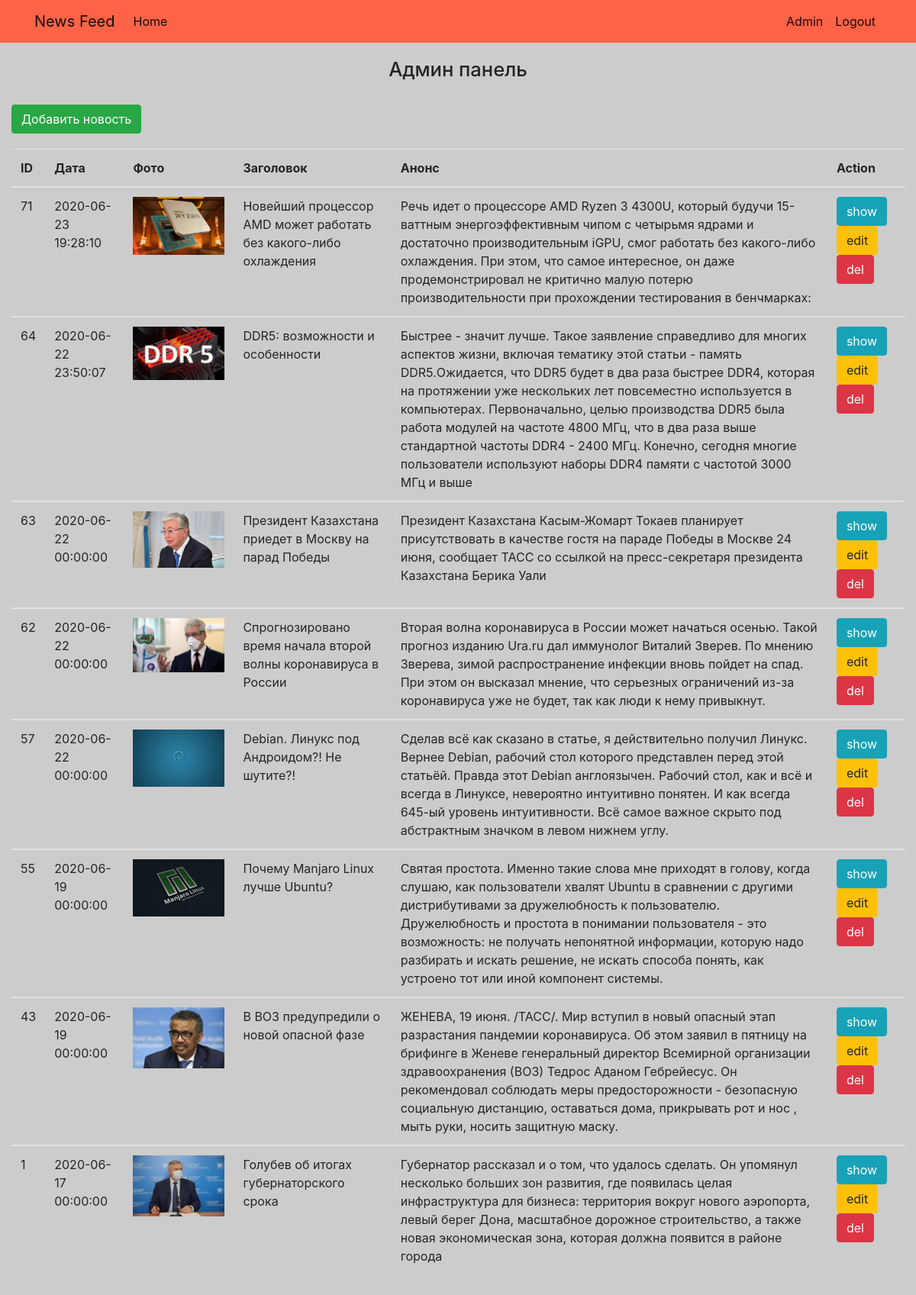
The app's page /admin/index.php with its own data.
### tables this page shows
CREATE TABLE `article` (
  `id` int(11) NOT NULL,
  `title` varchar(100) NOT NULL,
  `time` datetime NOT NULL DEFAULT CURRENT_TIMESTAMP,
  `preview` text NOT NULL,
  `full_text` text NOT NULL,
  `images` varchar(50) DEFAULT NULL
);

### classes/Config.php (called while the page is built)
<?php
class Config {
    public static function get($path = null) {
        if($path) {
            $config = $GLOBALS['config'];
            $path = explode('.', $path);
            foreach($path as $item) {
                if(isset($config[$item])) {
                    $config = $config[$item];
                }
            }
            return $config;
        }
        return false;
    }
}

### classes/Database.php (called while the page is built, shortened)
<?php
class Database {
    private static $instance = null;
    private $pdo, $query, $error = false, $results, $count;
    private function __construct() {
        try {
            $this->pdo = new PDO("mysql:host=" . Config::get('mysql.host') . ";dbname=" . Config::get('mysql.database'), Config::get('mysql.username'), Config::get('mysql.password'));
        } catch (PDOException $exception) {
            die($exception->getMessage());
        }
    }
    public static function getInstance() {
        if(!isset(self::$instance)) {
            self::$instance = new Database;
        }
        return self::$instance;
    }
    public function query($sql, $params = [])
    {
       $this->query = $this->pdo->prepare($sql);
       if(!$this->query->execute()) {
           $this->error = true;
       } else {
           $this->results = $this->query->fetchAll(PDO::FETCH_OBJ);
       }
       return $this;
    }
    public function results()
    {
        return $this->results;
    }
}

### admin/index.php (the view, shortened to what this page needs)
<?php include_once('admin_nav.php'); ?>
<?php
$article = Database::getInstance()->query("SELECT * FROM article ORDER BY id DESC");
?>
<link rel="stylesheet" type="text/css" href="../bootstrap/css/bootstrap.min.css">
<link rel="stylesheet" href="../css/style.css">
<body>
<section class="admin">
    <div class="container-fluid">
        <div class="row">
            <div class="col">
                <h2>Админ панель</h2>
                <a href="create_news.php" class="btn btn-success create">Добавить новость</a>
                <table class="table">
                    <thead>
                    <tr>
                        <th>ID</th>
                        <th>Дата</th>
                        <th>Фото</th>
                        <th>Заголовок</th>
                        <th>Анонс</th>
                        <th>Action</th>
                    </tr>
                    </thead>
                    <?php foreach($article->results() as $art):?>
                        <tbody>
                        <tr>
                            <td><?= $art->id;?></td>
                            <td><?= $art->time;?></td>
                            <td class="mini_img"><img src="../<?= $art->images;?>" alt="picture"></td>
                            <td><?= $art->title;?></td>
                            <td><?= $art->preview;?></td>
                            <td>
                                <a href="show_news.php?id=<?= $art->id;?>" class="btn btn-info">show</a>
                                <a href="edit_news.php?id=<?= $art->id;?>" class="btn btn-warning">edit</a>
                                <a href="delete_news.php?id=<?= $art->id;?>" class="btn btn-danger" onclick="return confirm('Вы уверены?');">del</a>
                            </td>
                        </tr>
                        </tbody>
                    <?php endforeach;?>
                </table>
            </div>
        </div>
    </div>
</section>
</body>

### css/style.css (style rules this page uses)
body { background: #ccc; }
.h2, h2 { font-size: 1.6rem; }
h1,h2 { text-align: center; margin: 20px; }
img { max-width: 300px; margin-bottom: 15px; }
.admin { background-color: #ccc; margin-bottom: 30px; }
.mini_img img { max-width: 120px; }
.btn.create { margin: 10px 0 20px 0; }

### records on screen
article: id "71", time "2020-06-23 19:28:10", images (picture), title "Новейший процессор AMD может работать без какого-либо охлаждения", preview "Речь идет о процессоре AMD Ryzen 3 4300U, который будучи 15-ваттным энергоэффективным чипом с четырьмя ядрами и достаточно производительным iGPU, смог работать без какого-либо охлаждения. При этом, что самое интересное, он даже продемонстрировал не критично малую потерю производительности при прохождении тестирования в бенчмарках:"
article: id "64", time "2020-06-22 23:50:07", images (picture), title "DDR5: возможности и особенности", preview "Быстрее - значит лучше. Такое заявление справедливо для многих аспектов жизни, включая тематику этой статьи - память DDR5.Ожидается, что DDR5 будет в два раза быстрее DDR4, которая на протяжении уже нескольких лет повсеместно используется в компьютерах. Первоначально, целью производства DDR5 была работа модулей на частоте 4800 МГц, что в два раза выше стандартной частоты DDR4 - 2400 МГц. Конечно, сегодня многие пользователи используют наборы DDR4 памяти с частотой 3000 МГц и выше"
article: id "63", time "2020-06-22 00:00:00", images (picture), title "Президент Казахстана приедет в Москву на парад Победы", preview "Президент Казахстана Касым-Жомарт Токаев планирует присутствовать в качестве гостя на параде Победы в Москве 24 июня, сообщает ТАСС со ссылкой на пресс-секретаря президента Казахстана Берика Уали"
article: id "62", time "2020-06-22 00:00:00", images (picture), title "Спрогнозировано время начала второй волны коронавируса в России", preview "Вторая волна коронавируса в России может начаться осенью. Такой прогноз изданию Ura.ru дал иммунолог Виталий Зверев. По мнению Зверева, зимой распространение инфекции вновь пойдет на спад. При этом он высказал мнение, что серьезных ограничений из-за коронавируса уже не будет, так как люди к нему привыкнут."
article: id "57", time "2020-06-22 00:00:00", images (picture), title "Debian. Линукс под Андроидом?! Не шутите?!", preview "Сделав всё как сказано в статье, я действительно получил Линукс. Вернее Debian, рабочий стол которого представлен перед этой статьёй. Правда этот Debian англоязычен. Рабочий стол, как и всё и всегда в Линуксе, невероятно интуитивно понятен. И как всегда 645-ый уровень интуитивности. Всё самое важное скрыто под абстрактным значком в левом нижнем углу."
article: id "55", time "2020-06-19 00:00:00", images (picture), title "Почему Manjaro Linux лучше Ubuntu?", preview "Святая простота. Именно такие слова мне приходят в голову, когда слушаю, как пользователи хвалят Ubuntu в сравнении с другими дистрибутивами за дружелюбность к пользователю. Дружелюбность и простота в понимании пользователя - это возможность: не получать непонятной информации, которую надо разбирать и искать решение, не искать способа понять, как устроено тот или иной компонент системы."
article: id "43", time "2020-06-19 00:00:00", images (picture), title "В ВОЗ предупредили о новой опасной фазе", preview "ЖЕНЕВА, 19 июня. /ТАСС/. Мир вступил в новый опасный этап разрастания пандемии коронавируса. Об этом заявил в пятницу на брифинге в Женеве генеральный директор Всемирной организации здравоохранения (ВОЗ) Тедрос Аданом Гебрейесус. Он рекомендовал соблюдать меры предосторожности - безопасную социальную дистанцию, оставаться дома, прикрывать рот и нос , мыть руки, носить защитную маску."
article: id "1", time "2020-06-17 00:00:00", images (picture), title "Голубев об итогах губернаторского срокa", preview "Губернатор рассказал и о том, что удалось сделать. Он упомянул несколько больших зон развития, где появилась целая инфраструктура для бизнеса: территория вокруг нового аэропорта, левый берег Дона, масштабное дорожное строительство, а также новая экономическая зона, которая должна появится в районе города"
